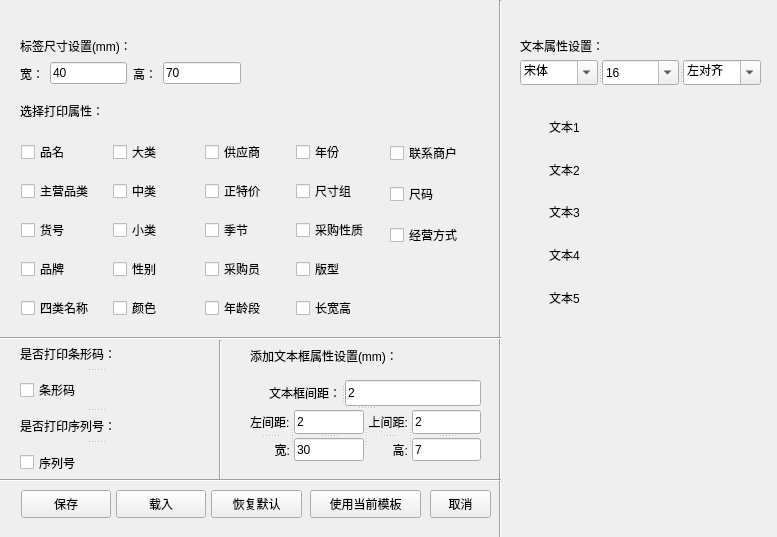
<?xml version="1.0" encoding="UTF-8"?>
<ui version="4.0">
 <class>dpage</class>
 <widget class="QWidget" name="dpage">
  <property name="geometry">
   <rect>
    <x>0</x>
    <y>0</y>
    <width>777</width>
    <height>537</height>
   </rect>
  </property>
  <property name="windowTitle">
   <string>Form</string>
  </property>
  <widget class="QLabel" name="label">
   <property name="geometry">
    <rect>
     <x>20</x>
     <y>30</y>
     <width>201</width>
     <height>31</height>
    </rect>
   </property>
   <property name="styleSheet">
    <string notr="true">font: 20px &quot;楷体&quot;;</string>
   </property>
   <property name="text">
    <string>标签尺寸设置(mm)：</string>
   </property>
  </widget>
  <widget class="Line" name="line">
   <property name="geometry">
    <rect>
     <x>490</x>
     <y>0</y>
     <width>20</width>
     <height>541</height>
    </rect>
   </property>
   <property name="orientation">
    <enum>Qt::Vertical</enum>
   </property>
  </widget>
  <widget class="QWidget" name="page_widget" native="true">
   <property name="geometry">
    <rect>
     <x>540</x>
     <y>110</y>
     <width>191</width>
     <height>311</height>
    </rect>
   </property>
   <widget class="CustomLabel" name="label_bar">
    <property name="geometry">
     <rect>
      <x>9</x>
      <y>223</y>
      <width>16</width>
      <height>17</height>
     </rect>
    </property>
    <property name="text">
     <string/>
    </property>
   </widget>
   <widget class="CustomLabel" name="label_data">
    <property name="geometry">
     <rect>
      <x>9</x>
      <y>265</y>
      <width>16</width>
      <height>17</height>
     </rect>
    </property>
    <property name="text">
     <string/>
    </property>
   </widget>
   <widget class="CustomLabel" name="label_ck1">
    <property name="geometry">
     <rect>
      <x>9</x>
      <y>9</y>
      <width>38</width>
      <height>16</height>
     </rect>
    </property>
    <property name="mouseTracking">
     <bool>false</bool>
    </property>
    <property name="acceptDrops">
     <bool>false</bool>
    </property>
    <property name="text">
     <string>文本1</string>
    </property>
    <property name="openExternalLinks">
     <bool>false</bool>
    </property>
   </widget>
   <widget class="CustomLabel" name="label_ck2">
    <property name="geometry">
     <rect>
      <x>9</x>
      <y>52</y>
      <width>38</width>
      <height>16</height>
     </rect>
    </property>
    <property name="mouseTracking">
     <bool>false</bool>
    </property>
    <property name="acceptDrops">
     <bool>false</bool>
    </property>
    <property name="text">
     <string>文本2</string>
    </property>
    <property name="openExternalLinks">
     <bool>false</bool>
    </property>
   </widget>
   <widget class="CustomLabel" name="label_ck4">
    <property name="geometry">
     <rect>
      <x>9</x>
      <y>137</y>
      <width>38</width>
      <height>16</height>
     </rect>
    </property>
    <property name="mouseTracking">
     <bool>false</bool>
    </property>
    <property name="acceptDrops">
     <bool>false</bool>
    </property>
    <property name="text">
     <string>文本4</string>
    </property>
    <property name="openExternalLinks">
     <bool>false</bool>
    </property>
   </widget>
   <widget class="CustomLabel" name="label_ck3">
    <property name="geometry">
     <rect>
      <x>9</x>
      <y>94</y>
      <width>38</width>
      <height>16</height>
     </rect>
    </property>
    <property name="mouseTracking">
     <bool>false</bool>
    </property>
    <property name="acceptDrops">
     <bool>false</bool>
    </property>
    <property name="text">
     <string>文本3</string>
    </property>
    <property name="openExternalLinks">
     <bool>false</bool>
    </property>
   </widget>
   <widget class="CustomLabel" name="label_ck5">
    <property name="geometry">
     <rect>
      <x>9</x>
      <y>180</y>
      <width>38</width>
      <height>16</height>
     </rect>
    </property>
    <property name="mouseTracking">
     <bool>false</bool>
    </property>
    <property name="acceptDrops">
     <bool>false</bool>
    </property>
    <property name="text">
     <string>文本5</string>
    </property>
    <property name="openExternalLinks">
     <bool>false</bool>
    </property>
   </widget>
  </widget>
  <widget class="QWidget" name="layoutWidget">
   <property name="geometry">
    <rect>
     <x>20</x>
     <y>60</y>
     <width>221</width>
     <height>27</height>
    </rect>
   </property>
   <layout class="QHBoxLayout" name="horizontalLayout">
    <item>
     <widget class="QLabel" name="label_2">
      <property name="styleSheet">
       <string notr="true">font: 25 16px &quot;Adobe 宋体 Std L&quot;;</string>
      </property>
      <property name="text">
       <string>宽：</string>
      </property>
     </widget>
    </item>
    <item>
     <widget class="QLineEdit" name="W_lineEdit">
      <property name="styleSheet">
       <string notr="true">font: 25 16px &quot;Adobe 宋体 Std L&quot;;</string>
      </property>
      <property name="text">
       <string>40</string>
      </property>
     </widget>
    </item>
    <item>
     <widget class="QLabel" name="label_3">
      <property name="styleSheet">
       <string notr="true">font: 25 16px &quot;Adobe 宋体 Std L&quot;;</string>
      </property>
      <property name="text">
       <string>高：</string>
      </property>
     </widget>
    </item>
    <item>
     <widget class="QLineEdit" name="H_lineEdit">
      <property name="styleSheet">
       <string notr="true">font: 25 16px &quot;Adobe 宋体 Std L&quot;;</string>
      </property>
      <property name="text">
       <string>70</string>
      </property>
     </widget>
    </item>
   </layout>
  </widget>
  <widget class="QLabel" name="label_4">
   <property name="geometry">
    <rect>
     <x>20</x>
     <y>100</y>
     <width>141</width>
     <height>21</height>
    </rect>
   </property>
   <property name="styleSheet">
    <string notr="true">font: 20px &quot;楷体&quot;;</string>
   </property>
   <property name="text">
    <string>选择打印属性：</string>
   </property>
  </widget>
  <widget class="QWidget" name="layoutWidget">
   <property name="geometry">
    <rect>
     <x>21</x>
     <y>131</y>
     <width>361</width>
     <height>201</height>
    </rect>
   </property>
   <layout class="QHBoxLayout" name="horizontalLayout_2">
    <item>
     <layout class="QVBoxLayout" name="verticalLayout">
      <item>
       <widget class="QCheckBox" name="PM_checkBox">
        <property name="styleSheet">
         <string notr="true">font: 25 16px &quot;Adobe 宋体 Std L&quot;;</string>
        </property>
        <property name="text">
         <string>品名</string>
        </property>
        <property name="checked">
         <bool>false</bool>
        </property>
       </widget>
      </item>
      <item>
       <widget class="QCheckBox" name="ZYPL_checkBox">
        <property name="styleSheet">
         <string notr="true">font: 25 16px &quot;Adobe 宋体 Std L&quot;;</string>
        </property>
        <property name="text">
         <string>主营品类</string>
        </property>
       </widget>
      </item>
      <item>
       <widget class="QCheckBox" name="HH_checkBox">
        <property name="styleSheet">
         <string notr="true">font: 25 16px &quot;Adobe 宋体 Std L&quot;;</string>
        </property>
        <property name="text">
         <string>货号</string>
        </property>
       </widget>
      </item>
      <item>
       <widget class="QCheckBox" name="PP_checkBox">
        <property name="styleSheet">
         <string notr="true">font: 25 16px &quot;Adobe 宋体 Std L&quot;;</string>
        </property>
        <property name="text">
         <string>品牌</string>
        </property>
       </widget>
      </item>
      <item>
       <widget class="QCheckBox" name="SLMC_checkBox">
        <property name="styleSheet">
         <string notr="true">font: 25 16px &quot;Adobe 宋体 Std L&quot;;</string>
        </property>
        <property name="text">
         <string>四类名称</string>
        </property>
       </widget>
      </item>
     </layout>
    </item>
    <item>
     <layout class="QVBoxLayout" name="verticalLayout_2">
      <item>
       <widget class="QCheckBox" name="DL_checkBox">
        <property name="styleSheet">
         <string notr="true">font: 25 16px &quot;Adobe 宋体 Std L&quot;;</string>
        </property>
        <property name="text">
         <string>大类</string>
        </property>
       </widget>
      </item>
      <item>
       <widget class="QCheckBox" name="ZL_checkBox">
        <property name="styleSheet">
         <string notr="true">font: 25 16px &quot;Adobe 宋体 Std L&quot;;</string>
        </property>
        <property name="text">
         <string>中类</string>
        </property>
       </widget>
      </item>
      <item>
       <widget class="QCheckBox" name="XL_checkBox">
        <property name="styleSheet">
         <string notr="true">font: 25 16px &quot;Adobe 宋体 Std L&quot;;</string>
        </property>
        <property name="text">
         <string>小类</string>
        </property>
       </widget>
      </item>
      <item>
       <widget class="QCheckBox" name="XB_checkBox">
        <property name="styleSheet">
         <string notr="true">font: 25 16px &quot;Adobe 宋体 Std L&quot;;</string>
        </property>
        <property name="text">
         <string>性别</string>
        </property>
       </widget>
      </item>
      <item>
       <widget class="QCheckBox" name="YS_checkBox">
        <property name="styleSheet">
         <string notr="true">font: 25 16px &quot;Adobe 宋体 Std L&quot;;</string>
        </property>
        <property name="text">
         <string>颜色</string>
        </property>
        <property name="checked">
         <bool>false</bool>
        </property>
       </widget>
      </item>
     </layout>
    </item>
    <item>
     <layout class="QVBoxLayout" name="verticalLayout_3">
      <item>
       <widget class="QCheckBox" name="GYS_checkBox">
        <property name="styleSheet">
         <string notr="true">font: 25 16px &quot;Adobe 宋体 Std L&quot;;</string>
        </property>
        <property name="text">
         <string>供应商</string>
        </property>
       </widget>
      </item>
      <item>
       <widget class="QCheckBox" name="ZTJ_checkBox">
        <property name="styleSheet">
         <string notr="true">font: 25 16px &quot;Adobe 宋体 Std L&quot;;</string>
        </property>
        <property name="text">
         <string>正特价</string>
        </property>
       </widget>
      </item>
      <item>
       <widget class="QCheckBox" name="JJ_checkBox">
        <property name="styleSheet">
         <string notr="true">font: 25 16px &quot;Adobe 宋体 Std L&quot;;</string>
        </property>
        <property name="text">
         <string>季节</string>
        </property>
       </widget>
      </item>
      <item>
       <widget class="QCheckBox" name="CGY_checkBox">
        <property name="styleSheet">
         <string notr="true">font: 25 16px &quot;Adobe 宋体 Std L&quot;;</string>
        </property>
        <property name="text">
         <string>采购员</string>
        </property>
       </widget>
      </item>
      <item>
       <widget class="QCheckBox" name="NLD_checkBox">
        <property name="styleSheet">
         <string notr="true">font: 25 16px &quot;Adobe 宋体 Std L&quot;;</string>
        </property>
        <property name="text">
         <string>年龄段</string>
        </property>
       </widget>
      </item>
     </layout>
    </item>
    <item>
     <layout class="QVBoxLayout" name="verticalLayout_4">
      <item>
       <widget class="QCheckBox" name="NF_checkBox">
        <property name="styleSheet">
         <string notr="true">font: 25 16px &quot;Adobe 宋体 Std L&quot;;</string>
        </property>
        <property name="text">
         <string>年份</string>
        </property>
       </widget>
      </item>
      <item>
       <widget class="QCheckBox" name="CCZ_checkBox">
        <property name="styleSheet">
         <string notr="true">font: 25 16px &quot;Adobe 宋体 Std L&quot;;</string>
        </property>
        <property name="text">
         <string>尺寸组</string>
        </property>
       </widget>
      </item>
      <item>
       <widget class="QCheckBox" name="CGXZ_checkBox">
        <property name="styleSheet">
         <string notr="true">font: 25 16px &quot;Adobe 宋体 Std L&quot;;</string>
        </property>
        <property name="text">
         <string>采购性质</string>
        </property>
       </widget>
      </item>
      <item>
       <widget class="QCheckBox" name="BX_checkBox">
        <property name="styleSheet">
         <string notr="true">font: 25 16px &quot;Adobe 宋体 Std L&quot;;</string>
        </property>
        <property name="text">
         <string>版型</string>
        </property>
       </widget>
      </item>
      <item>
       <widget class="QCheckBox" name="CKG_checkBox">
        <property name="styleSheet">
         <string notr="true">font: 25 16px &quot;Adobe 宋体 Std L&quot;;</string>
        </property>
        <property name="text">
         <string>长宽高</string>
        </property>
       </widget>
      </item>
     </layout>
    </item>
   </layout>
  </widget>
  <widget class="QWidget" name="layoutWidget">
   <property name="geometry">
    <rect>
     <x>390</x>
     <y>130</y>
     <width>95</width>
     <height>131</height>
    </rect>
   </property>
   <layout class="QVBoxLayout" name="verticalLayout_5">
    <item>
     <widget class="QCheckBox" name="LXSH_checkBox">
      <property name="styleSheet">
       <string notr="true">font: 25 16px &quot;Adobe 宋体 Std L&quot;;</string>
      </property>
      <property name="text">
       <string>联系商户</string>
      </property>
     </widget>
    </item>
    <item>
     <widget class="QCheckBox" name="CM_checkBox">
      <property name="styleSheet">
       <string notr="true">font: 25 16px &quot;Adobe 宋体 Std L&quot;;</string>
      </property>
      <property name="text">
       <string>尺码</string>
      </property>
     </widget>
    </item>
    <item>
     <widget class="QCheckBox" name="JYFS_checkBox">
      <property name="styleSheet">
       <string notr="true">font: 25 16px &quot;Adobe 宋体 Std L&quot;;</string>
      </property>
      <property name="text">
       <string>经营方式</string>
      </property>
     </widget>
    </item>
   </layout>
  </widget>
  <widget class="QSplitter" name="splitter">
   <property name="geometry">
    <rect>
     <x>20</x>
     <y>340</y>
     <width>151</width>
     <height>141</height>
    </rect>
   </property>
   <property name="orientation">
    <enum>Qt::Vertical</enum>
   </property>
   <widget class="QLabel" name="label_5">
    <property name="styleSheet">
     <string notr="true">font: 20px &quot;楷体&quot;;</string>
    </property>
    <property name="text">
     <string>是否打印条形码：</string>
    </property>
   </widget>
   <widget class="QCheckBox" name="BAR_checkBox">
    <property name="styleSheet">
     <string notr="true">font: 25 16px &quot;Adobe 宋体 Std L&quot;;</string>
    </property>
    <property name="text">
     <string>条形码</string>
    </property>
   </widget>
   <widget class="QLabel" name="label_6">
    <property name="styleSheet">
     <string notr="true">font: 20px &quot;楷体&quot;;</string>
    </property>
    <property name="text">
     <string>是否打印序列号：</string>
    </property>
   </widget>
   <widget class="QCheckBox" name="DATA_checkBox">
    <property name="styleSheet">
     <string notr="true">font: 25 16px &quot;Adobe 宋体 Std L&quot;;</string>
    </property>
    <property name="text">
     <string>序列号</string>
    </property>
   </widget>
  </widget>
  <widget class="QPushButton" name="QR_pushButton">
   <property name="geometry">
    <rect>
     <x>310</x>
     <y>490</y>
     <width>111</width>
     <height>28</height>
    </rect>
   </property>
   <property name="text">
    <string>使用当前模板</string>
   </property>
  </widget>
  <widget class="QPushButton" name="QX_pushButton">
   <property name="geometry">
    <rect>
     <x>430</x>
     <y>490</y>
     <width>61</width>
     <height>28</height>
    </rect>
   </property>
   <property name="styleSheet">
    <string notr="true">font: 25 16px &quot;Adobe 宋体 Std L&quot;;</string>
   </property>
   <property name="text">
    <string>取消</string>
   </property>
  </widget>
  <widget class="QPushButton" name="MR_pushButton">
   <property name="geometry">
    <rect>
     <x>211</x>
     <y>490</y>
     <width>91</width>
     <height>28</height>
    </rect>
   </property>
   <property name="text">
    <string>恢复默认</string>
   </property>
  </widget>
  <widget class="QPushButton" name="BC_pushButton">
   <property name="geometry">
    <rect>
     <x>21</x>
     <y>490</y>
     <width>90</width>
     <height>28</height>
    </rect>
   </property>
   <property name="styleSheet">
    <string notr="true">font: 25 16px &quot;Adobe 宋体 Std L&quot;;</string>
   </property>
   <property name="text">
    <string>保存</string>
   </property>
  </widget>
  <widget class="QPushButton" name="ZR_pushButton">
   <property name="geometry">
    <rect>
     <x>116</x>
     <y>490</y>
     <width>90</width>
     <height>28</height>
    </rect>
   </property>
   <property name="styleSheet">
    <string notr="true">font: 25 16px &quot;Adobe 宋体 Std L&quot;;</string>
   </property>
   <property name="text">
    <string>载入</string>
   </property>
  </widget>
  <widget class="QLabel" name="label_7">
   <property name="geometry">
    <rect>
     <x>520</x>
     <y>30</y>
     <width>131</width>
     <height>31</height>
    </rect>
   </property>
   <property name="styleSheet">
    <string notr="true">font: 20px &quot;楷体&quot;;</string>
   </property>
   <property name="text">
    <string>文本属性设置：</string>
   </property>
  </widget>
  <widget class="QLabel" name="label_8">
   <property name="geometry">
    <rect>
     <x>250</x>
     <y>340</y>
     <width>241</width>
     <height>31</height>
    </rect>
   </property>
   <property name="styleSheet">
    <string notr="true">font: 20px &quot;楷体&quot;;</string>
   </property>
   <property name="text">
    <string>添加文本框属性设置(mm)：</string>
   </property>
  </widget>
  <widget class="Line" name="line_2">
   <property name="geometry">
    <rect>
     <x>0</x>
     <y>330</y>
     <width>501</width>
     <height>16</height>
    </rect>
   </property>
   <property name="orientation">
    <enum>Qt::Horizontal</enum>
   </property>
  </widget>
  <widget class="Line" name="line_3">
   <property name="geometry">
    <rect>
     <x>210</x>
     <y>340</y>
     <width>20</width>
     <height>141</height>
    </rect>
   </property>
   <property name="orientation">
    <enum>Qt::Vertical</enum>
   </property>
  </widget>
  <widget class="Line" name="line_4">
   <property name="geometry">
    <rect>
     <x>0</x>
     <y>470</y>
     <width>501</width>
     <height>20</height>
    </rect>
   </property>
   <property name="orientation">
    <enum>Qt::Horizontal</enum>
   </property>
  </widget>
  <widget class="QSplitter" name="splitter_2">
   <property name="geometry">
    <rect>
     <x>520</x>
     <y>60</y>
     <width>241</width>
     <height>25</height>
    </rect>
   </property>
   <property name="orientation">
    <enum>Qt::Horizontal</enum>
   </property>
   <widget class="QComboBox" name="font_comboBox">
    <property name="styleSheet">
     <string notr="true">font: 25 16px &quot;Adobe 宋体 Std L&quot;;</string>
    </property>
    <property name="editable">
     <bool>true</bool>
    </property>
    <property name="currentText">
     <string>宋体</string>
    </property>
    <item>
     <property name="text">
      <string>宋体</string>
     </property>
    </item>
    <item>
     <property name="text">
      <string>黑体</string>
     </property>
    </item>
    <item>
     <property name="text">
      <string>楷体</string>
     </property>
    </item>
   </widget>
   <widget class="QComboBox" name="size_comboBox">
    <property name="styleSheet">
     <string notr="true">font: 25 16px &quot;Adobe 宋体 Std L&quot;;</string>
    </property>
    <property name="editable">
     <bool>true</bool>
    </property>
    <property name="currentText">
     <string>16</string>
    </property>
    <item>
     <property name="text">
      <string>16</string>
     </property>
    </item>
    <item>
     <property name="text">
      <string>18</string>
     </property>
    </item>
    <item>
     <property name="text">
      <string>20</string>
     </property>
    </item>
    <item>
     <property name="text">
      <string>22</string>
     </property>
    </item>
    <item>
     <property name="text">
      <string>24</string>
     </property>
    </item>
   </widget>
   <widget class="QComboBox" name="Align_comboBox">
    <property name="editable">
     <bool>true</bool>
    </property>
    <item>
     <property name="text">
      <string>左对齐</string>
     </property>
    </item>
    <item>
     <property name="text">
      <string>居中</string>
     </property>
    </item>
    <item>
     <property name="text">
      <string>右对齐</string>
     </property>
    </item>
   </widget>
  </widget>
  <widget class="QSplitter" name="splitter_9">
   <property name="geometry">
    <rect>
     <x>250</x>
     <y>380</y>
     <width>231</width>
     <height>81</height>
    </rect>
   </property>
   <property name="orientation">
    <enum>Qt::Vertical</enum>
   </property>
   <widget class="QSplitter" name="splitter_4">
    <property name="orientation">
     <enum>Qt::Horizontal</enum>
    </property>
    <widget class="QLabel" name="label_10">
     <property name="text">
      <string>文本框间距：</string>
     </property>
     <property name="alignment">
      <set>Qt::AlignRight|Qt::AlignTrailing|Qt::AlignVCenter</set>
     </property>
    </widget>
    <widget class="QLineEdit" name="boxd_lineEdit">
     <property name="text">
      <string>2</string>
     </property>
    </widget>
   </widget>
   <widget class="QSplitter" name="splitter_8">
    <property name="orientation">
     <enum>Qt::Horizontal</enum>
    </property>
    <widget class="QSplitter" name="splitter_3">
     <property name="orientation">
      <enum>Qt::Vertical</enum>
     </property>
     <widget class="QLabel" name="label_9">
      <property name="text">
       <string>左间距:</string>
      </property>
      <property name="alignment">
       <set>Qt::AlignLeading|Qt::AlignLeft|Qt::AlignVCenter</set>
      </property>
     </widget>
     <widget class="QLabel" name="label_13">
      <property name="text">
       <string>宽:</string>
      </property>
      <property name="alignment">
       <set>Qt::AlignRight|Qt::AlignTrailing|Qt::AlignVCenter</set>
      </property>
     </widget>
    </widget>
    <widget class="QSplitter" name="splitter_5">
     <property name="orientation">
      <enum>Qt::Vertical</enum>
     </property>
     <widget class="QLineEdit" name="ld_lineEdit">
      <property name="text">
       <string>2</string>
      </property>
     </widget>
     <widget class="QLineEdit" name="wd_lineEdit">
      <property name="text">
       <string>30</string>
      </property>
     </widget>
    </widget>
    <widget class="QSplitter" name="splitter_6">
     <property name="orientation">
      <enum>Qt::Vertical</enum>
     </property>
     <widget class="QLabel" name="label_11">
      <property name="text">
       <string>上间距:</string>
      </property>
      <property name="alignment">
       <set>Qt::AlignRight|Qt::AlignTrailing|Qt::AlignVCenter</set>
      </property>
     </widget>
     <widget class="QLabel" name="label_12">
      <property name="text">
       <string>高:</string>
      </property>
      <property name="alignment">
       <set>Qt::AlignRight|Qt::AlignTrailing|Qt::AlignVCenter</set>
      </property>
     </widget>
    </widget>
    <widget class="QSplitter" name="splitter_7">
     <property name="orientation">
      <enum>Qt::Vertical</enum>
     </property>
     <widget class="QLineEdit" name="td_lineEdit">
      <property name="text">
       <string>2</string>
      </property>
     </widget>
     <widget class="QLineEdit" name="hd_lineEdit">
      <property name="text">
       <string>7</string>
      </property>
     </widget>
    </widget>
   </widget>
  </widget>
 </widget>
 <customwidgets>
  <customwidget>
   <class>CustomLabel</class>
   <extends>QLabel</extends>
   <header location="global">customlabel.h</header>
  </customwidget>
 </customwidgets>
 <resources/>
 <connections/>
</ui>
